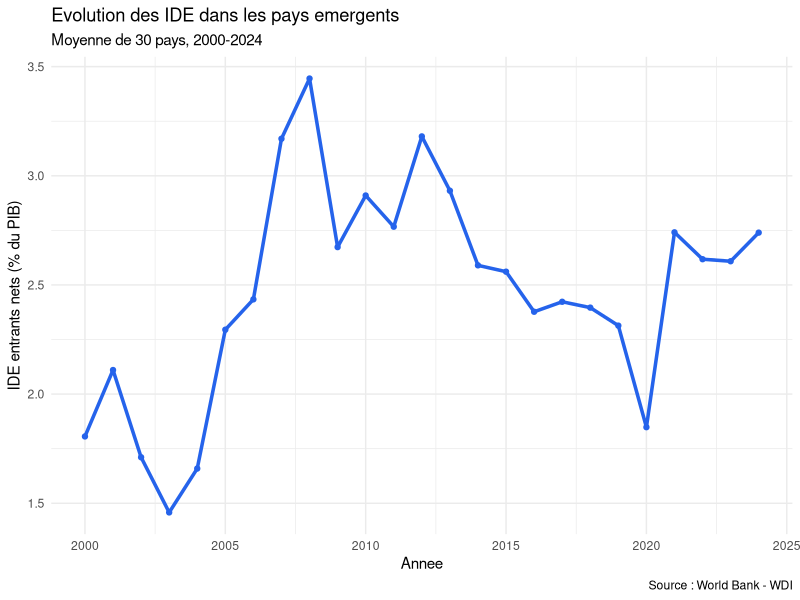
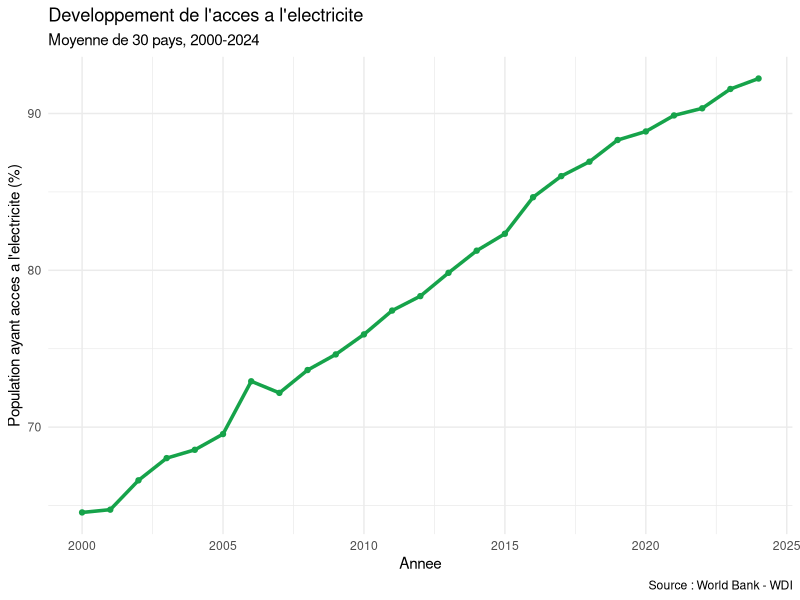
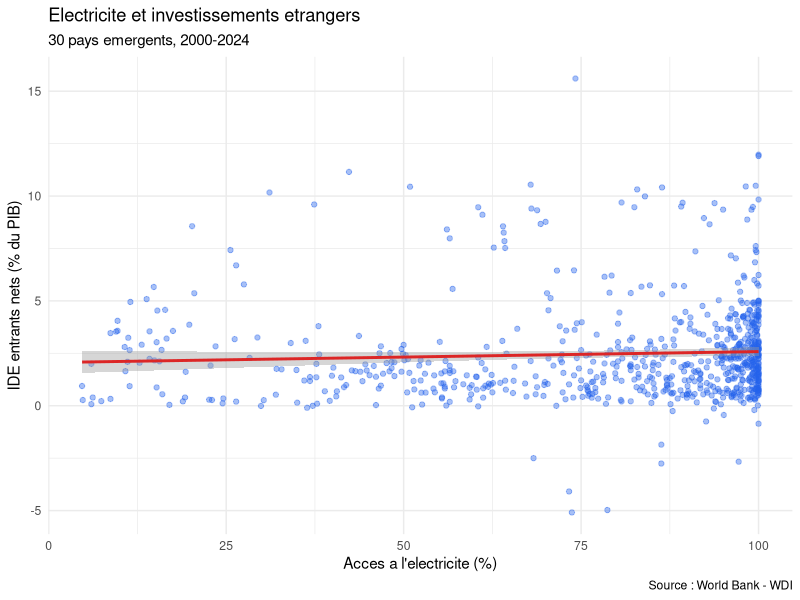
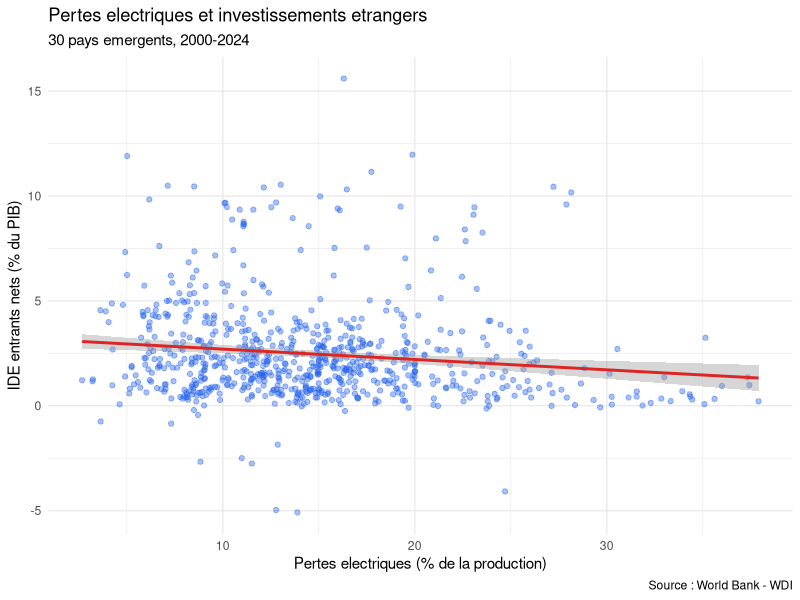
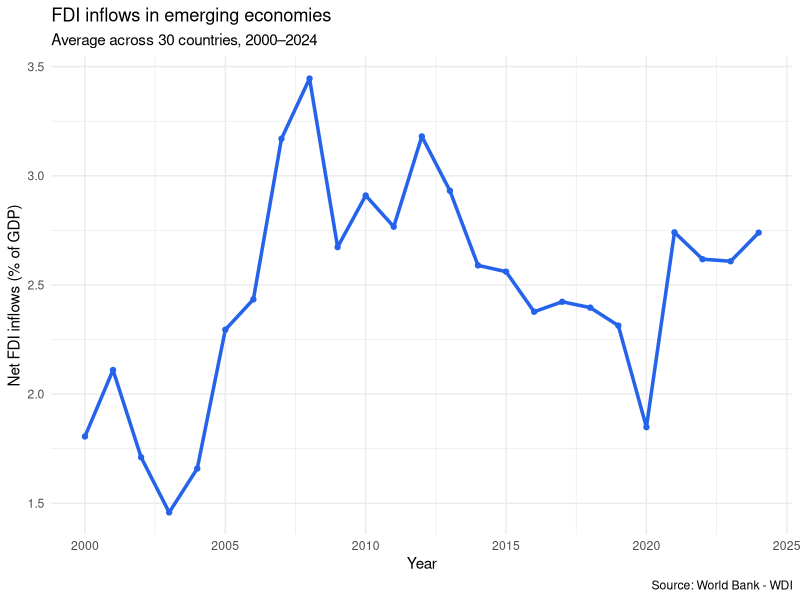
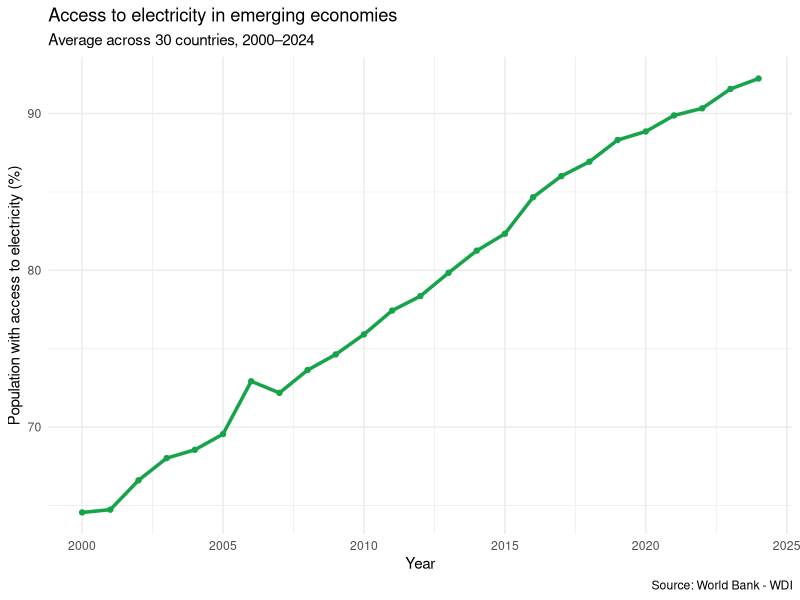
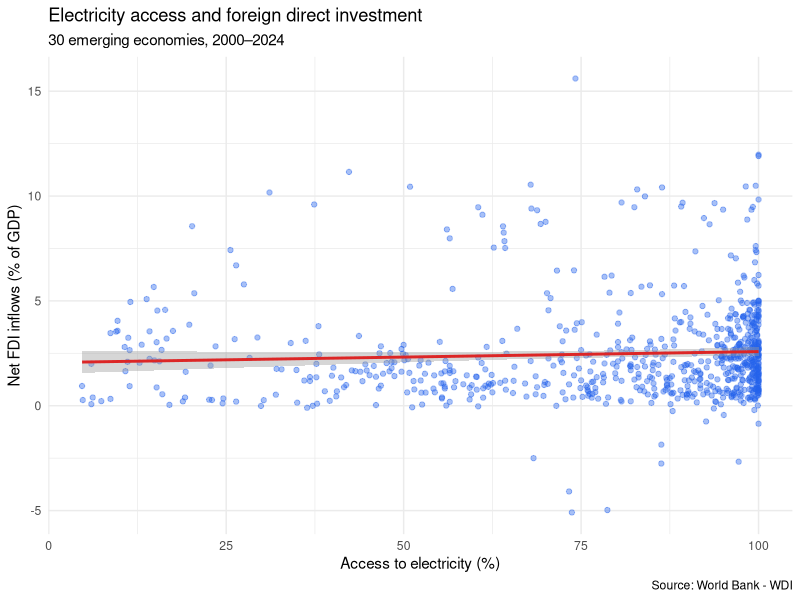
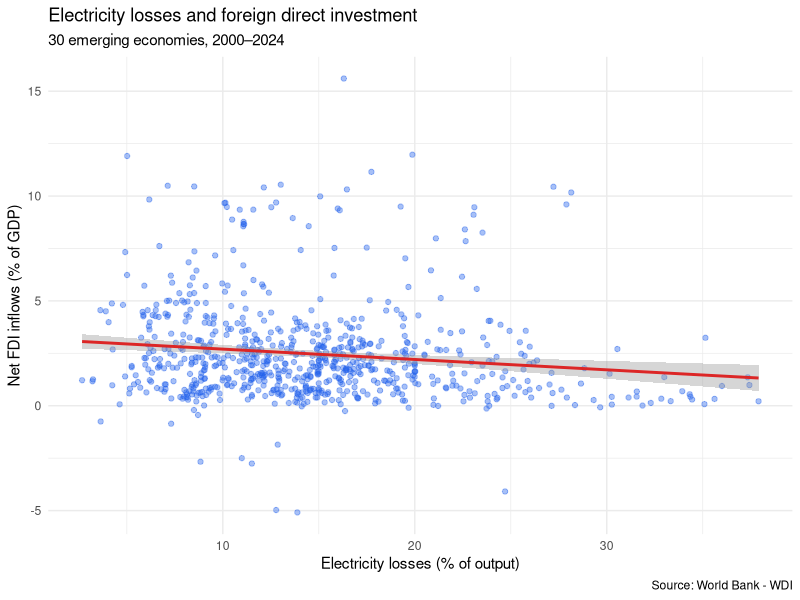

The R source for these figures, in order:
# =====================================================
# ENERGY INFRASTRUCTURE & FOREIGN DIRECT INVESTMENT
# STEP 3 - DESCRIPTIVE ANALYSIS
# =====================================================

library(tidyverse)

# 1. Importer notre base de données
data <- read_csv("energy_fdi_raw_data.csv")

# 2. Statistiques descriptives
statistiques <- data %>%
  summarise(
    nombre_pays = n_distinct(iso3c),
    nombre_annees = n_distinct(year),
    
    ide_moyen = mean(ide, na.rm = TRUE),
    ide_median = median(ide, na.rm = TRUE),
    
    acces_electricite_moyen =
      mean(electricite, na.rm = TRUE),
    
    pertes_moyennes =
      mean(pertes, na.rm = TRUE),
    
    croissance_moyenne =
      mean(croissance, na.rm = TRUE)
  )

print(statistiques)


# 3. Evolution moyenne des IDE
evolution_ide <- data %>%
  group_by(year) %>%
  summarise(
    ide_moyen = mean(ide, na.rm = TRUE),
    .groups = "drop"
  )

ggplot(evolution_ide, aes(x = year, y = ide_moyen)) +
  geom_line(color = "#2563EB", linewidth = 1.2) +
  geom_point(color = "#2563EB") +
  labs(
    title = "Evolution des IDE dans les pays emergents",
    subtitle = "Moyenne de 30 pays, 2000-2024",
    x = "Annee",
    y = "IDE entrants nets (% du PIB)",
    caption = "Source : World Bank - WDI"
  ) +
  theme_minimal()


# 4. Evolution de l'acces a l'electricite
evolution_electricite <- data %>%
  group_by(year) %>%
  summarise(
    acces_moyen = mean(electricite, na.rm = TRUE),
    .groups = "drop"
  )

ggplot(
  evolution_electricite,
  aes(x = year, y = acces_moyen)
) +
  geom_line(color = "#16A34A", linewidth = 1.2) +
  geom_point(color = "#16A34A") +
  labs(
    title = "Developpement de l'acces a l'electricite",
    subtitle = "Moyenne de 30 pays, 2000-2024",
    x = "Annee",
    y = "Population ayant acces a l'electricite (%)",
    caption = "Source : World Bank - WDI"
  ) +
  theme_minimal()


# 5. Relation entre electricite et IDE
ggplot(
  data,
  aes(x = electricite, y = ide)
) +
  geom_point(
    alpha = 0.4,
    color = "#2563EB"
  ) +
  geom_smooth(
    method = "lm",
    se = TRUE,
    color = "#DC2626"
  ) +
  labs(
    title = "Electricite et investissements etrangers",
    subtitle = "30 pays emergents, 2000-2024",
    x = "Acces a l'electricite (%)",
    y = "IDE entrants nets (% du PIB)",
    caption = "Source : World Bank - WDI"
  ) +
  theme_minimal()
# ==========================================
# RELATION ENTRE PERTES ELECTRIQUES ET IDE
# ==========================================

ggplot(
  data,
  aes(x = pertes, y = ide)
) +
  geom_point(
    alpha = 0.4,
    color = "#2563EB"
  ) +
  geom_smooth(
    method = "lm",
    se = TRUE,
    color = "#DC2626"
  ) +
  labs(
    title = "Pertes electriques et investissements etrangers",
    subtitle = "30 pays emergents, 2000-2024",
    x = "Pertes electriques (% de la production)",
    y = "IDE entrants nets (% du PIB)",
    caption = "Source : World Bank - WDI"
  ) +
  theme_minimal()

# ==========================================
# 6. EXPORT DES GRAPHIQUES POUR GITHUB
# ==========================================

# Creer le dossier figures
dir.create("figures", showWarnings = FALSE)

# Graphique 1 : Evolution des IDE
graphique_ide <- ggplot(evolution_ide, aes(x = year, y = ide_moyen)) +
  geom_line(color = "#2563EB", linewidth = 1.2) +
  geom_point(color = "#2563EB") +
  labs(
    title = "FDI inflows in emerging economies",
    subtitle = "Average across 30 countries, 2000–2024",
    x = "Year",
    y = "Net FDI inflows (% of GDP)",
    caption = "Source: World Bank - WDI"
  ) +
  theme_minimal()

ggsave("figures/01_fdi_trend.png", graphique_ide, width = 10, height = 6, dpi = 300)


# Graphique 2 : Acces a l'electricite
graphique_electricite <- ggplot(evolution_electricite, aes(x = year, y = acces_moyen)) +
  geom_line(color = "#16A34A", linewidth = 1.2) +
  geom_point(color = "#16A34A") +
  labs(
    title = "Access to electricity in emerging economies",
    subtitle = "Average across 30 countries, 2000–2024",
    x = "Year",
    y = "Population with access to electricity (%)",
    caption = "Source: World Bank - WDI"
  ) +
  theme_minimal()

ggsave("figures/02_electricity_access.png", graphique_electricite, width = 10, height = 6, dpi = 300)


# Graphique 3 : Electricite et IDE
graphique_relation <- ggplot(data, aes(x = electricite, y = ide)) +
  geom_point(alpha = 0.4, color = "#2563EB") +
  geom_smooth(method = "lm", se = TRUE, color = "#DC2626") +
  labs(
    title = "Electricity access and foreign direct investment",
    subtitle = "30 emerging economies, 2000–2024",
    x = "Access to electricity (%)",
    y = "Net FDI inflows (% of GDP)",
    caption = "Source: World Bank - WDI"
  ) +
  theme_minimal()

ggsave("figures/03_electricity_fdi.png", graphique_relation, width = 10, height = 6, dpi = 300)


# Graphique 4 : Pertes electriques et IDE
graphique_pertes <- ggplot(data, aes(x = pertes, y = ide)) +
  geom_point(alpha = 0.4, color = "#2563EB") +
  geom_smooth(method = "lm", se = TRUE, color = "#DC2626") +
  labs(
    title = "Electricity losses and foreign direct investment",
    subtitle = "30 emerging economies, 2000–2024",
    x = "Electricity losses (% of output)",
    y = "Net FDI inflows (% of GDP)",
    caption = "Source: World Bank - WDI"
  ) +
  theme_minimal()

ggsave("figures/04_electricity_losses_fdi.png", graphique_pertes, width = 10, height = 6, dpi = 300)

print("All four figures have been saved successfully!")
